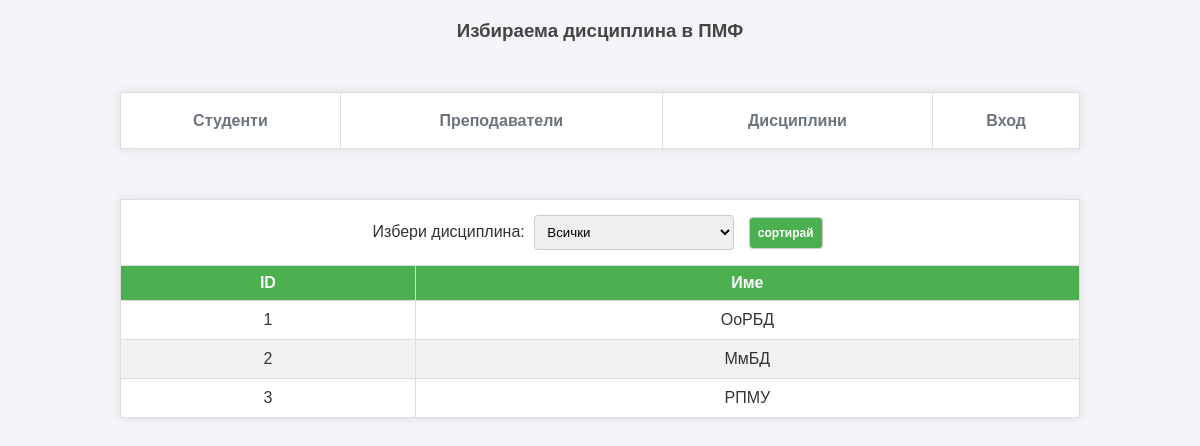
/courses.php, run on the app's committed database.
### tables this page shows
CREATE TABLE `courses` (
  `id` int(11) NOT NULL AUTO_INCREMENT,
  `name` varchar(50) DEFAULT NULL,
  PRIMARY KEY (`id`)
);

### courses.php (the view, shortened to what this page needs)
<?php
include_once "config.php";
?>
<!DOCTYPE html>
<html>
<head>
	<link rel="stylesheet" type="text/css" href="style.css?ver=<?php echo time(); ?>">
</head>
<body>
	<h3 align="center">Избираема дисциплина в ПМФ</h3>
	<table border="1" align="center">
	<tr>
		<td colspan="2">
			<form name="form_course" action="courses.php" method="get">
				<label for="courses">Избери дисциплина:</label>
				<select name="courses" id="courses">
				   <option value="0">Всички</option>
				</select>
				<input type="submit" value="сортирай">
			</form>
		</td>
	</tr>
	<tr>
		<th>ID</th>
		<th>Име</th>
	</tr>
		<?php
		if (isset($_GET['courses']) && $_GET['courses']!=0)
		{$result=@mysqli_query($connection,"select * from courses WHERE courses.id=$_GET[courses];");}
		else
		{$result=mysqli_query($connection,"select * from courses ");}
			if (mysqli_num_rows($result)>0)
			{
				while($row_students=mysqli_fetch_array($result))
				{
				  echo
					'<tr>
						   <td>'.$row_students['id'] .'</td>
						   <td>'.$row_students['name'].'</td>
					</tr>';
				}
			}
		?>
  </table>
</body>
</html>

### style.css (style rules this page uses)
body { font-family: Arial, sans-serif; margin: 0; padding: 0; background-color: #f4f4f9; color: #333; }
h3 { color: #444; text-align: center; margin-top: 20px; }
table { border-collapse: collapse; width: 80%; margin: 20px auto; background-color: #fff; box-shadow: 0 0 10px rgba(0, 0, 0, 0.1); }
th, td { border: 1px solid #ddd; padding: 8px; text-align: center; }
th { background-color: #4CAF50; color: white; text-align: center; }
tr:nth-child(even) { background-color: #f2f2f2; }
select, input[type="submit"] { padding: 8px; margin: 5px; border: 1px solid #ccc; border-radius: 4px; }
select { width: 200px; }
input, button { background-color: #4CAF50; color: #ffffff; border: none; border-radius: 5px; padding: 10px 20px; font-size: 12px; margin-left: 5px; font-weight: bold; cursor: pointer; transition: background-color 0.3s, transform 0.2s; }

### data on the page
courses: id "1", name "ОоРБД"
courses: id "2", name "МмБД"
courses: id "3", name "РПМУ"
